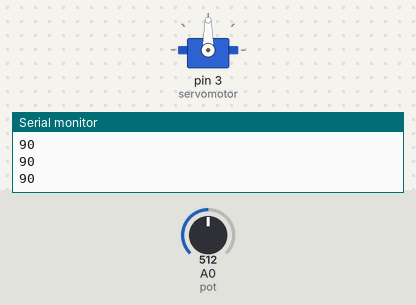
This sketch was run on a simulated Arduino Uno, built with avr-gcc and run on an emulated ATmega328P. Parts: servo, the last lines printed to the serial monitor. Inputs (shaded band) come from the test bench; at power-on: A0 (pot) = 512.

Above: at 1.2 s.
1.3 s: A0 (pot) set to 716
At 2.5 s:
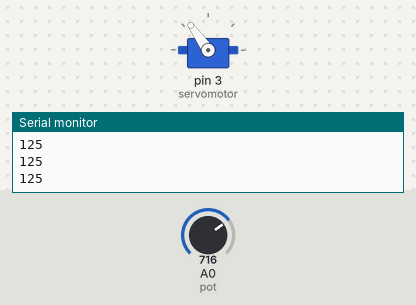
2.8 s: A0 (pot) set to 900
At 4.0 s:
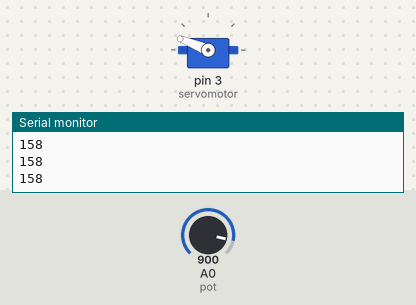
4.3 s: A0 (pot) set to 1023
At 5.1 s:
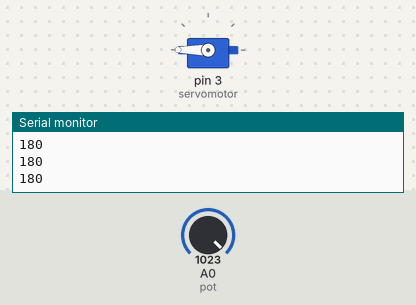
5.8 s: A0 (pot) set to 306
At 7.0 s:
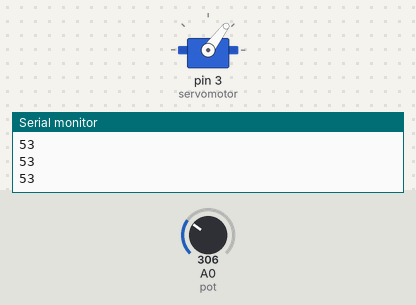
7.3 s: A0 (pot) set to 122
At 8.5 s:
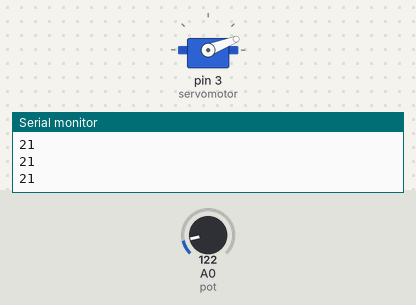
8.8 s: A0 (pot) set to 0
At 9.9 s:
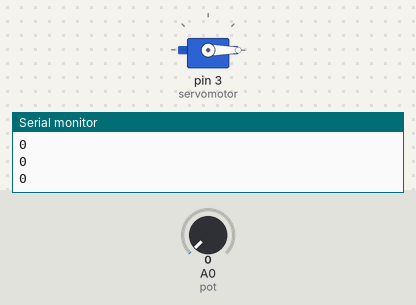
Timing chart, 0 to 11.3 s (numbered marks = the images above; inputs shaded):
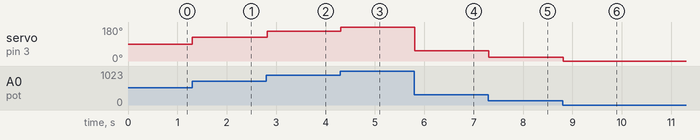

Measured:
- after the input at 1.3 s, servo on pin 3 (servomotor): 90° → 125° at once
- after the input at 2.8 s, servo on pin 3 (servomotor): 125° → 158° at once
- after the input at 4.3 s, servo on pin 3 (servomotor): 158° → 180° at once
- after the input at 5.8 s, servo on pin 3 (servomotor): 180° → 53° at once
- after the input at 7.3 s, servo on pin 3 (servomotor): 53° → 21° at once
- after the input at 8.8 s, servo on pin 3 (servomotor): 21° → 0° at once

The sketch:

6.3.1._pot_ile_servo_motor_kontrolu.ino
```cpp
#include   <Servo.h>      //Servo motor kütüphanesi eklenir

Servo servomotor;      //bağlanılan servo motor için bir servo motor nesnesi oluşturulur.

int aci = 0;    //aci ilk değer 0 atanır.
int pot = A0;      // pot değeri A0 olarak atanır.

void setup()
{
Serial.begin(9600); //seri veri iletişimi başlatılır.
servomotor.attach(3);   // 3 nolu dijital pine servomotor data pini bağlanır.
}

void loop()
{
aci = analogRead(pot);            // 0 ile 1023 arası değer A0 analog girişten okunur.
aci = map(aci,0,1023, 0, 180);     // Okunan analog değer 0 ile 180 arasında değere dönüştürülür
Serial.println(aci);  //seri port ekranından açı değeri okunur.
servomotor.write(aci);                   //pot ile belirlenen aci değerine servo motorun gitmesi sağlanır.
delay(15);
}
```
